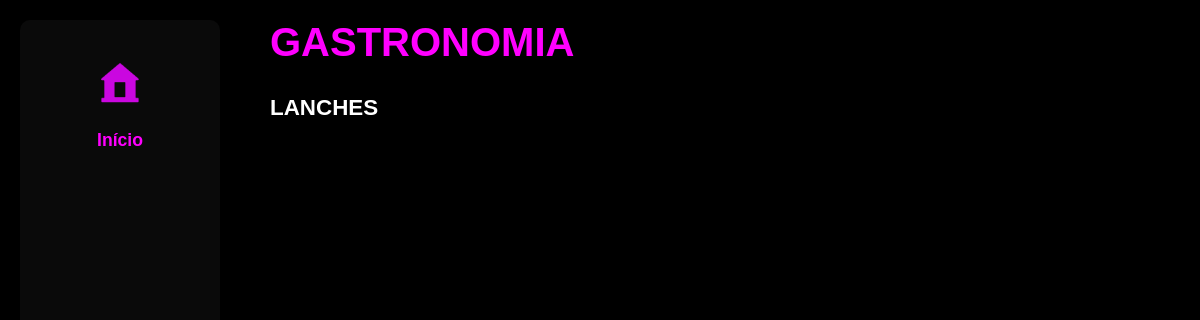
The app's page /bar/, older data.
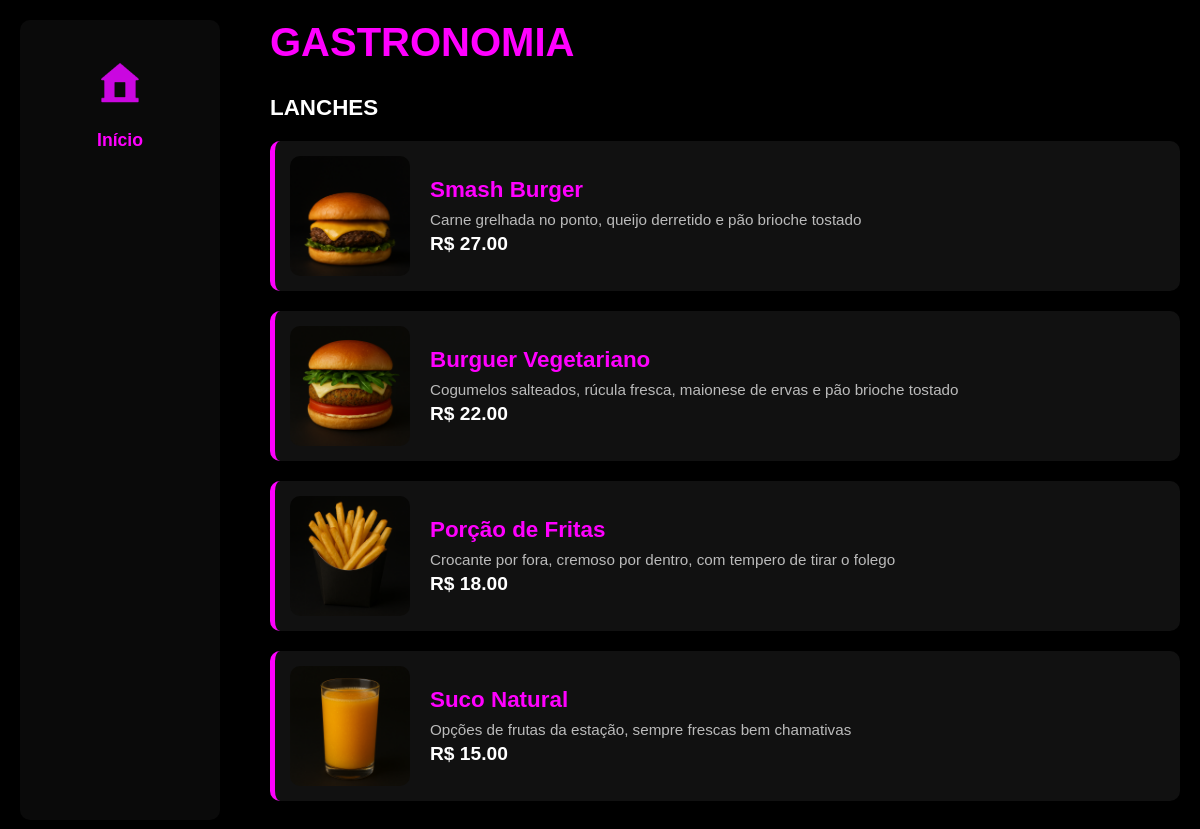
The same page, newer data.
### bar/models.py (models this page shows, shortened)
class Produto(models.Model):
    nome = models.CharField(max_length=100)
    descricao = models.TextField()
    preco = models.IntegerField(help_text="Preço em centavos")
    imagem = models.CharField(max_length= 200)
    ativo = models.BooleanField(default=True)

### bar/views.py (the view)
# urls.py: path('', pagina_bar, name= 'pagina_bar'),
def pagina_bar(request):
    produtos = Produto.objects.filter(ativo=True)
    return render(request, 'frontend/bar.html', {'produtos': produtos})

### templates/frontend/bar.html (shortened to what this page needs)
{% load static %}
<!DOCTYPE html>
<html lang="pt-br">
<head>
  <link href="https://fonts.cdnfonts.com/css/gagalin" rel="stylesheet">
  <link rel="stylesheet" href="{% static 'css/bar.css' %}">
</head>
<body>
  <div class="sidebar">
    <a href="..">
      <img src="{% static 'img/inicio.png' %}" alt="Início">
      Início
    </a>
  </div>
  <div class="conteudo">
    <h1 class="titulo">GASTRONOMIA</h1>
    <h2 class="categoria">LANCHES</h2>
    <div class="cardapio">
        {% for produto in produtos %}
          <form method="POST" action="{% url 'iniciar_pagamento_produto' produto.id %}">
            <div class="item" onclick="this.parentElement.submit()">
              <img src="{% static produto.imagem %}" alt="{{ produto.nome }}">
              <div class="info">
                <div class="nome">{{ produto.nome }}</div>
                <div class="descricao">{{ produto.descricao }}</div>
                <div class="preco">R$ {{ produto.preco|floatformat:2 }}</div>
              </div>
            </div>
          </form>
        {% endfor %}
</div>
  </div>
</body>
</html>

### static/css/bar.css (style rules this page uses)
* { margin: 0; padding: 0; box-sizing: border-box; font-family: 'Arial', sans-serif; }
body { background-color: #000; color: #fff; padding: 20px; display: flex; flex-direction: row; gap: 50px; }
.sidebar { width: 200px; background-color: #0a0a0a; display: flex; flex-direction: column; align-items: center; padding-top: 20px; min-height: 100vh; border-radius: 10px; }
.sidebar img { display: block; margin: 0 auto; width: 90px; }
.sidebar a { display: block; color: #ff00ff; text-decoration: none; font-size: 1.1em; font-weight: bold; transition: 0.3s; text-align: center; }
.conteudo { flex: 1; }
.titulo { font-size: 2.5em; font-family: 'Gagalin', sans-serif; color: #ff00ff; margin-bottom: 30px; }
.categoria { font-size: 1.4em; font-weight: bold; margin-bottom: 20px; color: #fff; }
.cardapio { display: flex; flex-direction: column; gap: 20px; }
.item { display: flex; align-items: center; gap: 20px; background-color: #111; border-left: 5px solid #ff00ff; border-radius: 10px; padding: 15px; }
.item img { width: 120px; height: 120px; border-radius: 10px; object-fit: cover; }
.info { flex: 1; }
.nome { font-size: 1.4em; font-weight: bold; color: #ff00ff; margin-bottom: 8px; }
.descricao { font-size: 0.95em; color: #bbb; margin-bottom: 5px; }
.preco { font-size: 1.2em; font-weight: bold; color: #fff; }

Row changes from the older to the newer data that the page shows:
added Produto: imagem (picture), nome "Smash Burger", descricao "Carne grelhada no ponto, queijo derretido e pão brioche tostado", preco "27.00"
added Produto: imagem (picture), nome "Burguer Vegetariano", descricao "Cogumelos salteados, rúcula fresca, maionese de ervas e pão brioche tostado", preco "22.00"
added Produto: imagem (picture), nome "Porção de Fritas", descricao "Crocante por fora, cremoso por dentro, com tempero de tirar o folego", preco "18.00"
added Produto: imagem (picture), nome "Suco Natural", descricao "Opções de frutas da estação, sempre frescas bem chamativas", preco "15.00"
